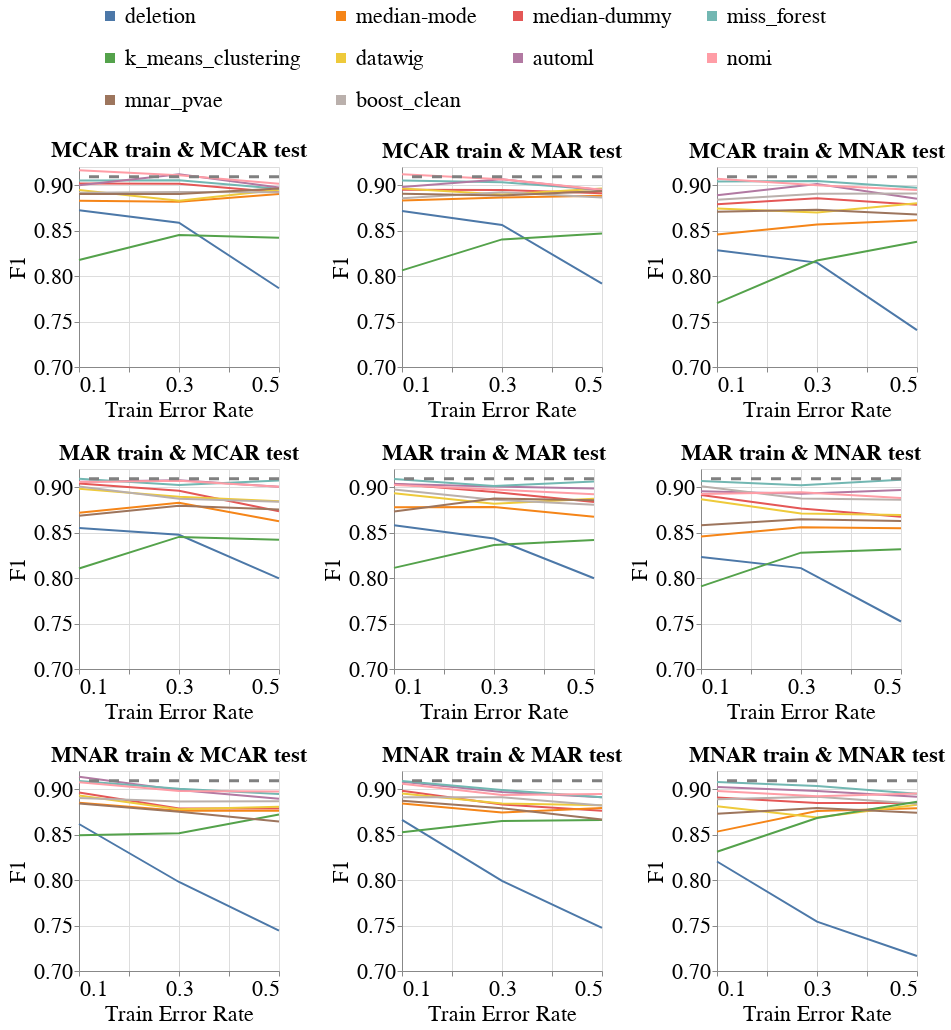

The cell this chart's notebook holds for it:
### Markdown cell above
### Overall Metrics

### Code cell
create_exp2_line_bands_for_diff_imputers(dataset_name=DATASET_NAME,
                                         model_name='rf_clf',
                                         metric_name='f1',
                                         db_client=db_client,
                                         with_band=False)

### Figure 1 — Vega-Lite specification as saved in the notebook (floating-point values rounded to 4 significant figures; data arrays with more than 128 entries replaced by an {"elided": "..."} marker saying what was removed)
{"config": {"view": {"continuousWidth": 400, "continuousHeight": 300}, "axis": {"labelFontSize": 22, "labelFontWeight": "normal", "titleFontSize": 22, "titleFontWeight": "normal"}, "legend": {"columns": 4, "direction": "horizontal", "labelFontSize": 22, "labelLimit": 400, "orient": "top", "symbolOffset": 20, "symbolStrokeWidth": 10, "titleAnchor": "middle", "titleFontSize": 22, "titleLimit": 300}, "title": {"fontSize": 22}}, "vconcat": [{"hconcat": [{"layer": [{"data": {"name": "data-6232c00137595e68f0deaad94f6b7e5a"}, "mark": "line", "encoding": {"color": {"field": "Null_Imputer_Name", "sort": ["deletion", "median-mode", "median-dummy", "miss_forest", "k_means_clustering", "datawig", "automl", "nomi", "mnar_pvae", "boost_clean"], "title": null, "type": "nominal"}, "x": {"axis": {"labelExpr": "(datum.value == 0.1) || (datum.value == 0.3) || (datum.value == 0.5) ? datum.label : ''"}, "field": "Train_Error_Rate", "scale": {"nice": false}, "title": "Train Error Rate", "type": "quantitative"}, "y": {"aggregate": "mean", "field": "Metric_Value", "scale": {"zero": false}, "title": "F1", "type": "quantitative"}}}, {"data": {"name": "data-d0a8ae711f6d8c271d75575c08b68490"}, "mark": {"type": "rule", "strokeDash": [10, 10]}, "encoding": {"color": {"value": "grey"}, "size": {"value": 3}, "y": {"field": "Baseline_Mean", "type": "quantitative"}}}], "height": 200, "title": {"text": "MCAR train & MCAR test", "fontSize": 22}, "width": 200}, {"layer": [{"data": {"name": "data-0f4091b36e1861eb52df129eaa16bafd"}, "mark": "line", "encoding": {"color": {"field": "Null_Imputer_Name", "sort": ["deletion", "median-mode", "median-dummy", "miss_forest", "k_means_clustering", "datawig", "automl", "nomi", "mnar_pvae", "boost_clean"], "title": null, "type": "nominal"}, "x": {"axis": {"labelExpr": "(datum.value == 0.1) || (datum.value == 0.3) || (datum.value == 0.5) ? datum.label : ''"}, "field": "Train_Error_Rate", "scale": {"nice": false}, "title": "Train Error Rate", "type": "quantitative"}, "y": {"aggregate": "mean", "field": "Metric_Value", "scale": {"zero": false}, "title": "F1", "type": "quantitative"}}}, {"data": {"name": "data-d0a8ae711f6d8c271d75575c08b68490"}, "mark": {"type": "rule", "strokeDash": [10, 10]}, "encoding": {"color": {"value": "grey"}, "size": {"value": 3}, "y": {"field": "Baseline_Mean", "type": "quantitative"}}}], "height": 200, "title": {"text": "MCAR train & MAR test", "fontSize": 22}, "width": 200}, {"layer": [{"data": {"name": "data-7a15d97289140550459297a0ebb0f34a"}, "mark": "line", "encoding": {"color": {"field": "Null_Imputer_Name", "sort": ["deletion", "median-mode", "median-dummy", "miss_forest", "k_means_clustering", "datawig", "automl", "nomi", "mnar_pvae", "boost_clean"], "title": null, "type": "nominal"}, "x": {"axis": {"labelExpr": "(datum.value == 0.1) || (datum.value == 0.3) || (datum.value == 0.5) ? datum.label : ''"}, "field": "Train_Error_Rate", "scale": {"nice": false}, "title": "Train Error Rate", "type": "quantitative"}, "y": {"aggregate": "mean", "field": "Metric_Value", "scale": {"zero": false}, "title": "F1", "type": "quantitative"}}}, {"data": {"name": "data-d0a8ae711f6d8c271d75575c08b68490"}, "mark": {"type": "rule", "strokeDash": [10, 10]}, "encoding": {"color": {"value": "grey"}, "size": {"value": 3}, "y": {"field": "Baseline_Mean", "type": "quantitative"}}}], "height": 200, "title": {"text": "MCAR train & MNAR test", "fontSize": 22}, "width": 200}], "resolve": {"scale": {"y": "shared"}}}, {"hconcat": [{"layer": [{"data": {"name": "data-cfd47fc06956149e39cbcce7e9c39286"}, "mark": "line", "encoding": {"color": {"field": "Null_Imputer_Name", "sort": ["deletion", "median-mode", "median-dummy", "miss_forest", "k_means_clustering", "datawig", "automl", "nomi", "mnar_pvae", "boost_clean"], "title": null, "type": "nominal"}, "x": {"axis": {"labelExpr": "(datum.value == 0.1) || (datum.value == 0.3) || (datum.value == 0.5) ? datum.label : ''"}, "field": "Train_Error_Rate", "scale": {"nice": false}, "title": "Train Error Rate", "type": "quantitative"}, "y": {"aggregate": "mean", "field": "Metric_Value", "scale": {"zero": false}, "title": "F1", "type": "quantitative"}}}, {"data": {"name": "data-d0a8ae711f6d8c271d75575c08b68490"}, "mark": {"type": "rule", "strokeDash": [10, 10]}, "encoding": {"color": {"value": "grey"}, "size": {"value": 3}, "y": {"field": "Baseline_Mean", "type": "quantitative"}}}], "height": 200, "title": {"text": "MAR train & MCAR test", "fontSize": 22}, "width": 200}, {"layer": [{"data": {"name": "data-87977b7fe75f6496126c6fccb517a71e"}, "mark": "line", "encoding": {"color": {"field": "Null_Imputer_Name", "sort": ["deletion", "median-mode", "median-dummy", "miss_forest", "k_means_clustering", "datawig", "automl", "nomi", "mnar_pvae", "boost_clean"], "title": null, "type": "nominal"}, "x": {"axis": {"labelExpr": "(datum.value == 0.1) || (datum.value == 0.3) || (datum.value == 0.5) ? datum.label : ''"}, "field": "Train_Error_Rate", "scale": {"nice": false}, "title": "Train Error Rate", "type": "quantitative"}, "y": {"aggregate": "mean", "field": "Metric_Value", "scale": {"zero": false}, "title": "F1", "type": "quantitative"}}}, {"data": {"name": "data-d0a8ae711f6d8c271d75575c08b68490"}, "mark": {"type": "rule", "strokeDash": [10, 10]}, "encoding": {"color": {"value": "grey"}, "size": {"value": 3}, "y": {"field": "Baseline_Mean", "type": "quantitative"}}}], "height": 200, "title": {"text": "MAR train & MAR test", "fontSize": 22}, "width": 200}, {"layer": [{"data": {"name": "data-87296f26788b45f3e054a2e84a50adaa"}, "mark": "line", "encoding": {"color": {"field": "Null_Imputer_Name", "sort": ["deletion", "median-mode", "median-dummy", "miss_forest", "k_means_clustering", "datawig", "automl", "nomi", "mnar_pvae", "boost_clean"], "title": null, "type": "nominal"}, "x": {"axis": {"labelExpr": "(datum.value == 0.1) || (datum.value == 0.3) || (datum.value == 0.5) ? datum.label : ''"}, "field": "Train_Error_Rate", "scale": {"nice": false}, "title": "Train Error Rate", "type": "quantitative"}, "y": {"aggregate": "mean", "field": "Metric_Value", "scale": {"zero": false}, "title": "F1", "type": "quantitative"}}}, {"data": {"name": "data-d0a8ae711f6d8c271d75575c08b68490"}, "mark": {"type": "rule", "strokeDash": [10, 10]}, "encoding": {"color": {"value": "grey"}, "size": {"value": 3}, "y": {"field": "Baseline_Mean", "type": "quantitative"}}}], "height": 200, "title": {"text": "MAR train & MNAR test", "fontSize": 22}, "width": 200}], "resolve": {"scale": {"y": "shared"}}}, {"hconcat": [{"layer": [{"data": {"name": "data-d4d79c9639987df32462e075bf3c79ba"}, "mark": "line", "encoding": {"color": {"field": "Null_Imputer_Name", "sort": ["deletion", "median-mode", "median-dummy", "miss_forest", "k_means_clustering", "datawig", "automl", "nomi", "mnar_pvae", "boost_clean"], "title": null, "type": "nominal"}, "x": {"axis": {"labelExpr": "(datum.value == 0.1) || (datum.value == 0.3) || (datum.value == 0.5) ? datum.label : ''"}, "field": "Train_Error_Rate", "scale": {"nice": false}, "title": "Train Error Rate", "type": "quantitative"}, "y": {"aggregate": "mean", "field": "Metric_Value", "scale": {"zero": false}, "title": "F1", "type": "quantitative"}}}, {"data": {"name": "data-d0a8ae711f6d8c271d75575c08b68490"}, "mark": {"type": "rule", "strokeDash": [10, 10]}, "encoding": {"color": {"value": "grey"}, "size": {"value": 3}, "y": {"field": "Baseline_Mean", "type": "quantitative"}}}], "height": 200, "title": {"text": "MNAR train & MCAR test", "fontSize": 22}, "width": 200}, {"layer": [{"data": {"name": "data-61c24def12816efb4088d58b5696e9d7"}, "mark": "line", "encoding": {"color": {"field": "Null_Imputer_Name", "sort": ["deletion", "median-mode", "median-dummy", "miss_forest", "k_means_clustering", "datawig", "automl", "nomi", "mnar_pvae", "boost_clean"], "title": null, "type": "nominal"}, "x": {"axis": {"labelExpr": "(datum.value == 0.1) || (datum.value == 0.3) || (datum.value == 0.5) ? datum.label : ''"}, "field": "Train_Error_Rate", "scale": {"nice": false}, "title": "Train Error Rate", "type": "quantitative"}, "y": {"aggregate": "mean", "field": "Metric_Value", "scale": {"zero": false}, "title": "F1", "type": "quantitative"}}}, {"data": {"name": "data-d0a8ae711f6d8c271d75575c08b68490"}, "mark": {"type": "rule", "strokeDash": [10, 10]}, "encoding": {"color": {"value": "grey"}, "size": {"value": 3}, "y": {"field": "Baseline_Mean", "type": "quantitative"}}}], "height": 200, "title": {"text": "MNAR train & MAR test", "fontSize": 22}, "width": 200}, {"layer": [{"data": {"name": "data-673392b1f2939b4dc3baa1f1f94e1740"}, "mark": "line", "encoding": {"color": {"field": "Null_Imputer_Name", "sort": ["deletion", "median-mode", "median-dummy", "miss_forest", "k_means_clustering", "datawig", "automl", "nomi", "mnar_pvae", "boost_clean"], "title": null, "type": "nominal"}, "x": {"axis": {"labelExpr": "(datum.value == 0.1) || (datum.value == 0.3) || (datum.value == 0.5) ? datum.label : ''"}, "field": "Train_Error_Rate", "scale": {"nice": false}, "title": "Train Error Rate", "type": "quantitative"}, "y": {"aggregate": "mean", "field": "Metric_Value", "scale": {"zero": false}, "title": "F1", "type": "quantitative"}}}, {"data": {"name": "data-d0a8ae711f6d8c271d75575c08b68490"}, "mark": {"type": "rule", "strokeDash": [10, 10]}, "encoding": {"color": {"value": "grey"}, "size": {"value": 3}, "y": {"field": "Baseline_Mean", "type": "quantitative"}}}], "height": 200, "title": {"text": "MNAR train & MNAR test", "fontSize": 22}, "width": 200}], "resolve": {"scale": {"y": "shared"}}}], "resolve": {"scale": {"y": "shared"}}, "$schema": "https://vega.github.io/schema/vega-lite/v4.17.0.json", "datasets": {"data-6232c00137595e68f0deaad94f6b7e5a": {"elided": "180 records"}, "data-d0a8ae711f6d8c271d75575c08b68490": [{"Baseline_Mean": 0.9092}], "data-0f4091b36e1861eb52df129eaa16bafd": {"elided": "180 records"}, "data-7a15d97289140550459297a0ebb0f34a": {"elided": "180 records"}, "data-cfd47fc06956149e39cbcce7e9c39286": {"elided": "180 records"}, "data-87977b7fe75f6496126c6fccb517a71e": {"elided": "180 records"}, "data-87296f26788b45f3e054a2e84a50adaa": {"elided": "180 records"}, "data-d4d79c9639987df32462e075bf3c79ba": {"elided": "180 records"}, "data-61c24def12816efb4088d58b5696e9d7": {"elided": "180 records"}, "data-673392b1f2939b4dc3baa1f1f94e1740": {"elided": "180 records"}}}
